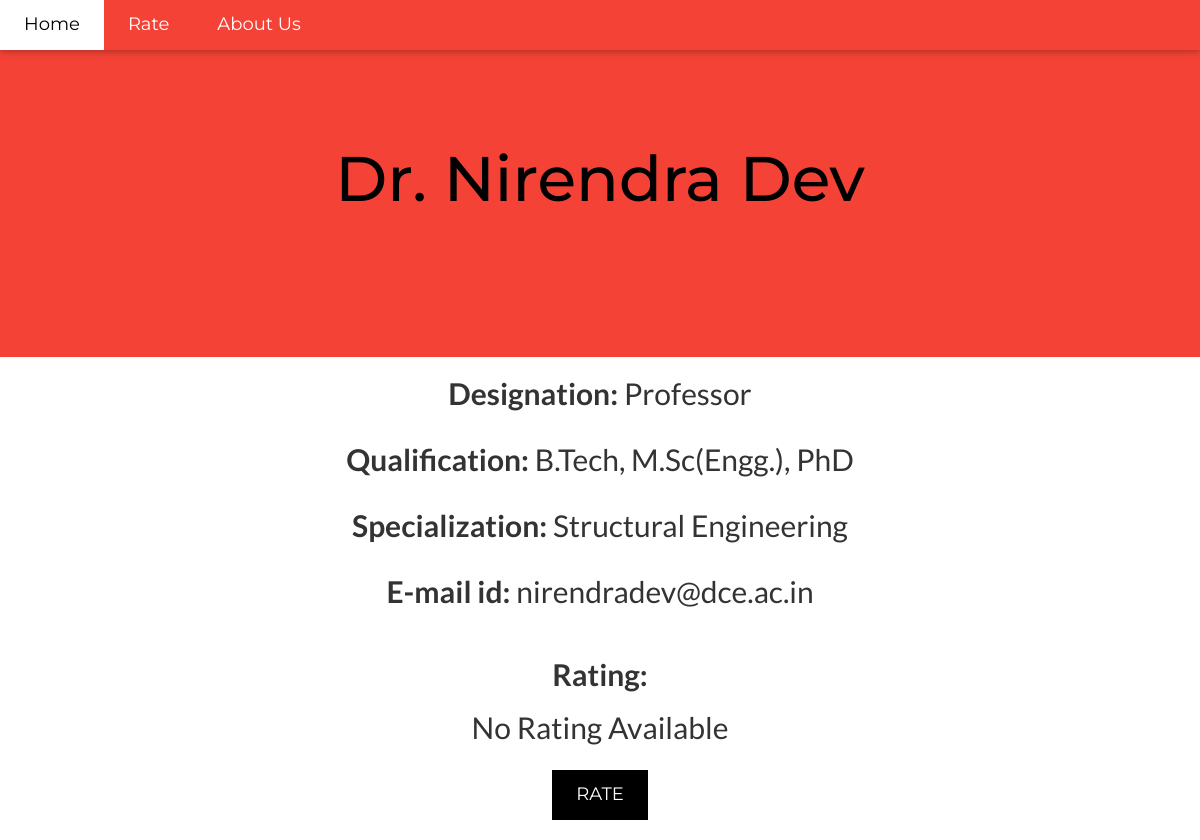
The page /civil/1/ on the database its author committed.
### civil/models.py (models this page shows, shortened)
class Teacher(models.Model):
    name = models.CharField(max_length=100)
    designation = models.CharField(max_length=100)
    qual = models.CharField(max_length=100)
    email = models.CharField(max_length=100)
    special = models.CharField(max_length=200)
    votes = models.IntegerField(default=0)

### civil/views.py (the view)
# urls.py: url(r'^(?P<teacher_id>[0-9]+)/$', views.detail, name='detail'),
def detail(request, teacher_id):
    teacher = get_object_or_404(Teacher, pk=teacher_id)
    return render(request, 'civil/details.htm', {'teacher': teacher})

### civil/templates/civil/details.htm (shortened to what this page needs)
<html>
<head>
{% load static %}
<link rel="stylesheet" href="{% static 'civil/bootstrap.min.css' %}" type="text/css">
<link rel="stylesheet" href="{% static 'civil/style.css' %}">
</head>
<body>
<div class="top">
  <div class="bar card-2" style="background-color:#f44336;color:white;font-size:18px;width:100%">
    <a href="{% url 'polls:index' %}" class="bar-item button hover-white" style="padding:12px 24px">Home</a>
    <a href="{% url 'rate:index' %}" class="bar-item button hover-white" style="padding:12px 24px">Rate</a>
    <a href="{% url 'about:index' %}" class="bar-item button hover-white" style="padding:12px 24px">About Us</a>
    </div>
</div>
<header class="container1 row " style="padding:128px 16px;background-color:#f44336;color:black;text-align:center;left:0">
<h1 style="margin:16px;font-size:63px">{{ teacher.name }}</h1>
</header>
<center>
<h2><b>Designation:</b> {{teacher.designation}}
<br><br><b>Qualification:</b> {{teacher.qual}}
<br><br><b>Specialization:</b> {{teacher.special}}
<br><br><b>E-mail id:</b> {{teacher.email}}
</h2>
<br>
<h2><b>Rating:</b></h2>
{% if teacher.votes %}
     <h2>{{teacher.votes}} % </h2>
{% else %}
     <h2>No Rating Available</h2>
{% endif %}
<a href="{% url 'civil:vote' teacher.id %}" >
  <button class="button" style="background-color:#000;color:#fff;padding:12px 24px;font-size:18px;margin-top:16px">RATE </button>
</a>
<br>
<br>
</center>

### civil/static/civil/style.css (style rules this page uses)
body,h1,h2,h3,h4,h5,h6 { font-family: "Lato", sans-serif }
html, body { max-width: 100%; overflow-x: hidden; }
.top { position:fixed;width:100%;z-index:1;top:0;left:0 }
.bar { width:100%;overflow:hidden }
.bar .bar-item { padding:8px 16px;float:left;width:auto;border:none;outline:none;display:block }
.card,.card-2 { box-shadow:0 2px 5px 0 rgba(0,0,0,0.16),0 2px 10px 0 rgba(0,0,0,0.12) }
.button { border:none;display:inline-block;outline:0;padding:8px 16px;vertical-align:middle;overflow:hidden;text-decoration:none;color:inherit;background-color:inherit; text-align:center;white-space:nowrap;cursor:pointer }
.container1 { padding:0.01em 16px;display:block;left:0 }
header { animation-name: example; animation-duration: 8s; animation-iteration-count: infinite; animation-direction: alternate; }

### civil/templates/civil/details.htm (style rules this page uses)
body,h1,h2,h3,h4,h5,h6 { font-family: "Lato", sans-serif }
.bar,h1,button { font-family: "Montserrat", sans-serif }

### rows shown on the page
Teacher: name "Dr. Nirendra Dev", designation "Professor", qual "B.Tech, M.Sc(Engg.), PhD", special "Structural Engineering", email "nirendradev@dce.ac.in"
